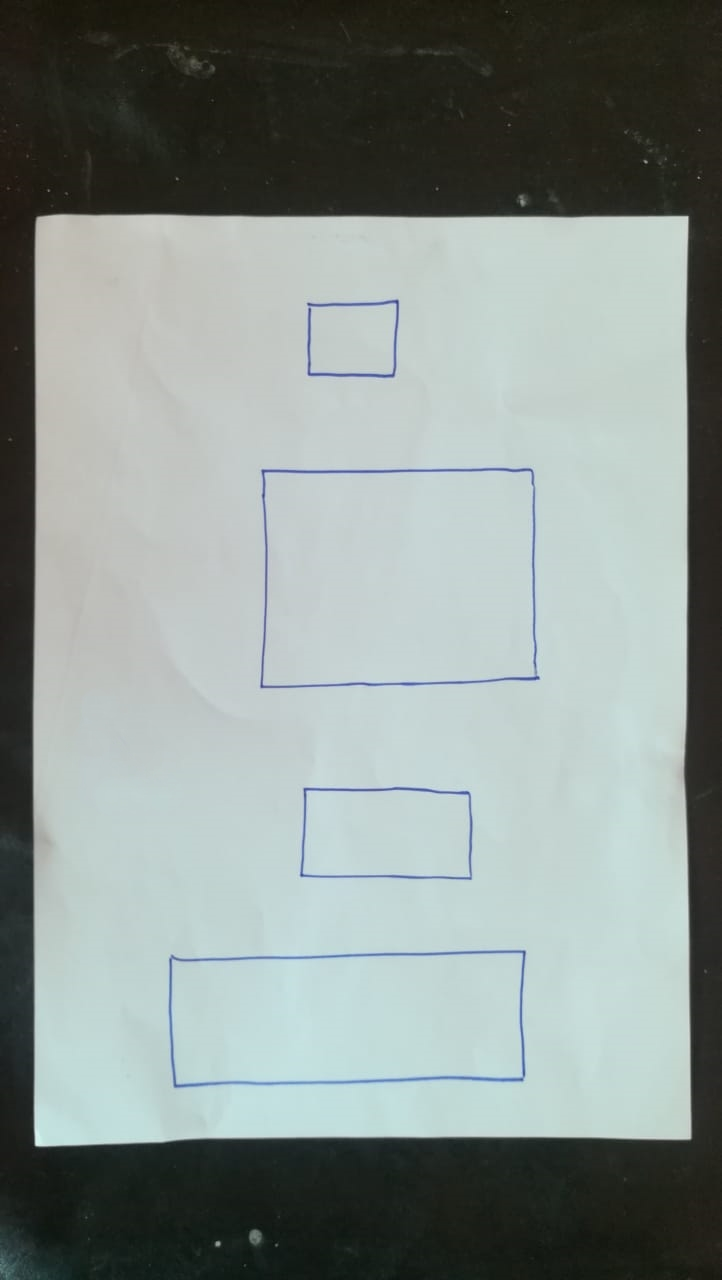
#> input picture myshapes.jpeg, 722 x 1280 px
$ python -i essentials.py   (imports and definitions only)
#> lines starting #> are read from the running program, lines starting #| are printed output that depends on the picture; after the words box and inside, x2 and y2 are one past the last pixel; in counts of white or black regions, pixels touching at a corner belong together
#> further down, picture is the input picture: shape (1280, 722, 3); mean B, G, R 144, 147.5, 137.8
import cv2
import numpy as np

def getContours(img,cThr=[100,100],showCanny=False,minArea=1000,filter=0,draw =False):
#> called with showCanny = False, minArea = 1000, filter = 0, draw = False
    imgGray = cv2.cvtColor(img,cv2.COLOR_BGR2GRAY)
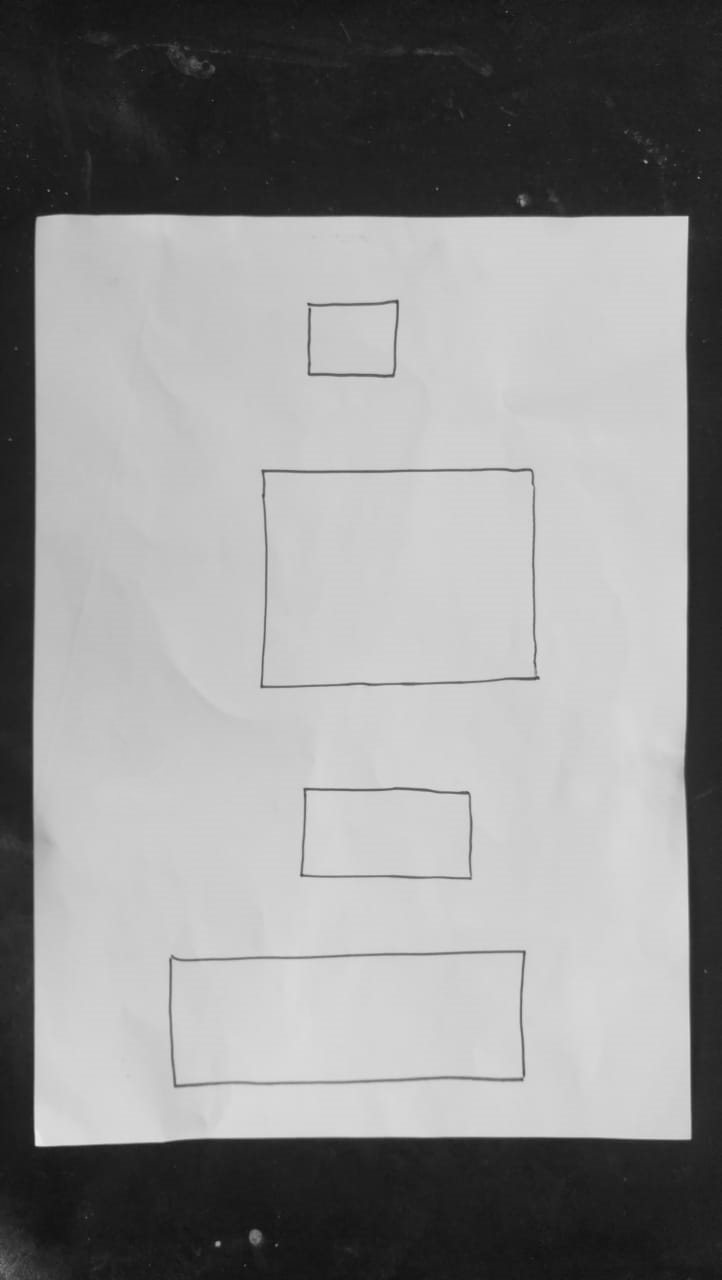
#> imgGray: shape (1280, 722); min 12, max 237, mean 144.2
    imgBlur = cv2.GaussianBlur(imgGray,(5,5),1)
    imgCanny = cv2.Canny(imgBlur,cThr[0],cThr[1])
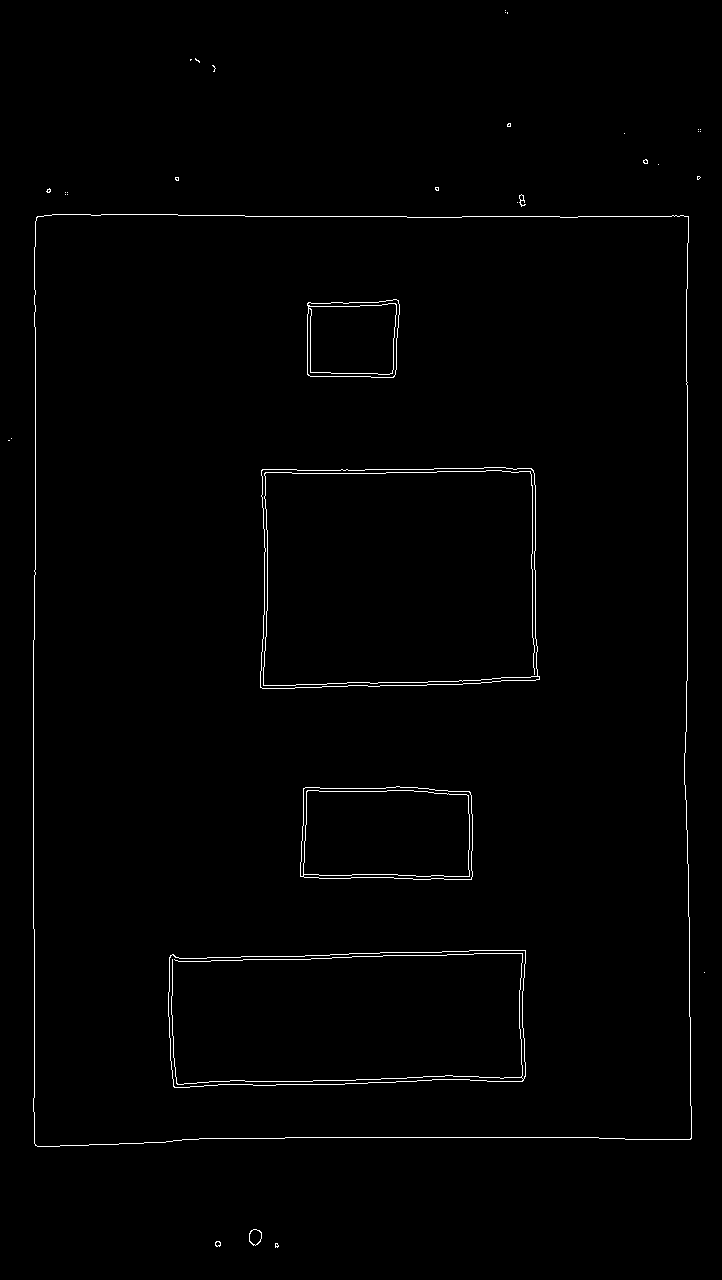
#> imgCanny: shape (1280, 722); 0.96% white in thin lines or dots
    kernel = np.ones((5,5))
    imgDial = cv2.dilate(imgCanny,kernel,iterations=3)
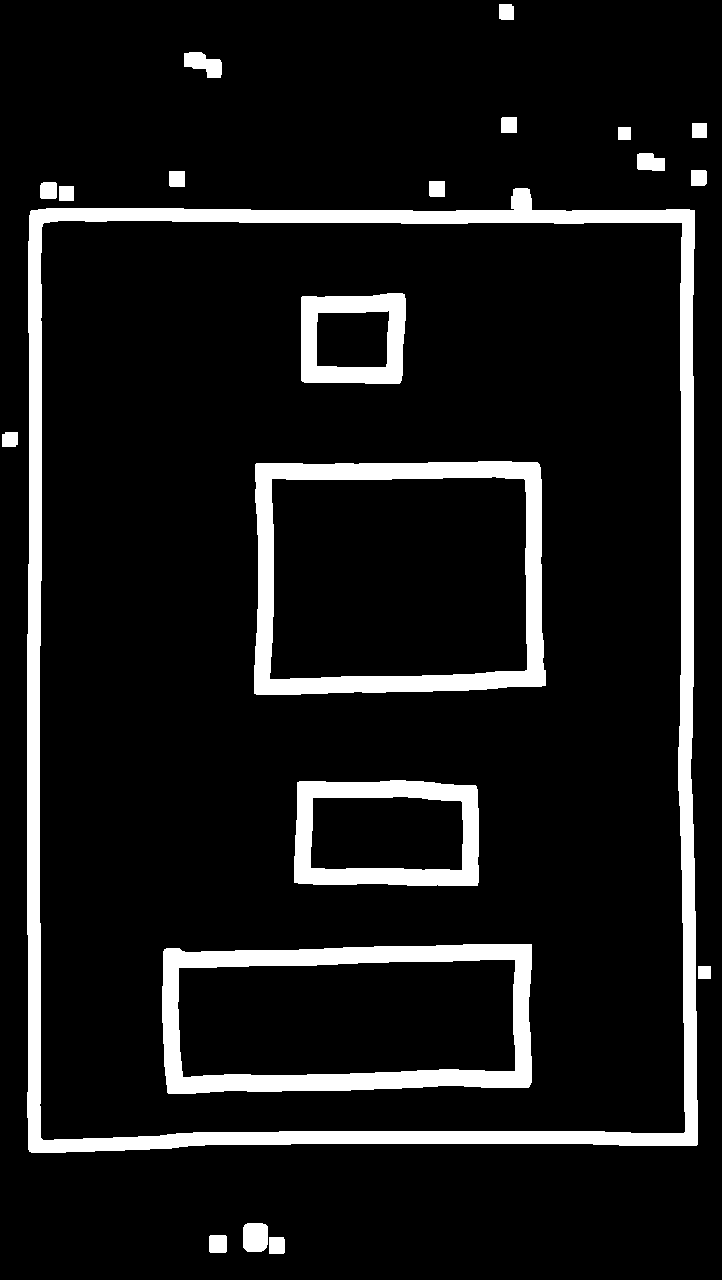
#> imgDial: shape (1280, 722); 10% white; 21 white regions, largest, box (x1, y1, x2, y2) and area: (27, 188, 698, 1153) 42095, (162, 944, 532, 1094) 15976, (254, 461, 546, 695) 15924
    imgThre = cv2.erode(imgDial,kernel,iterations=2)
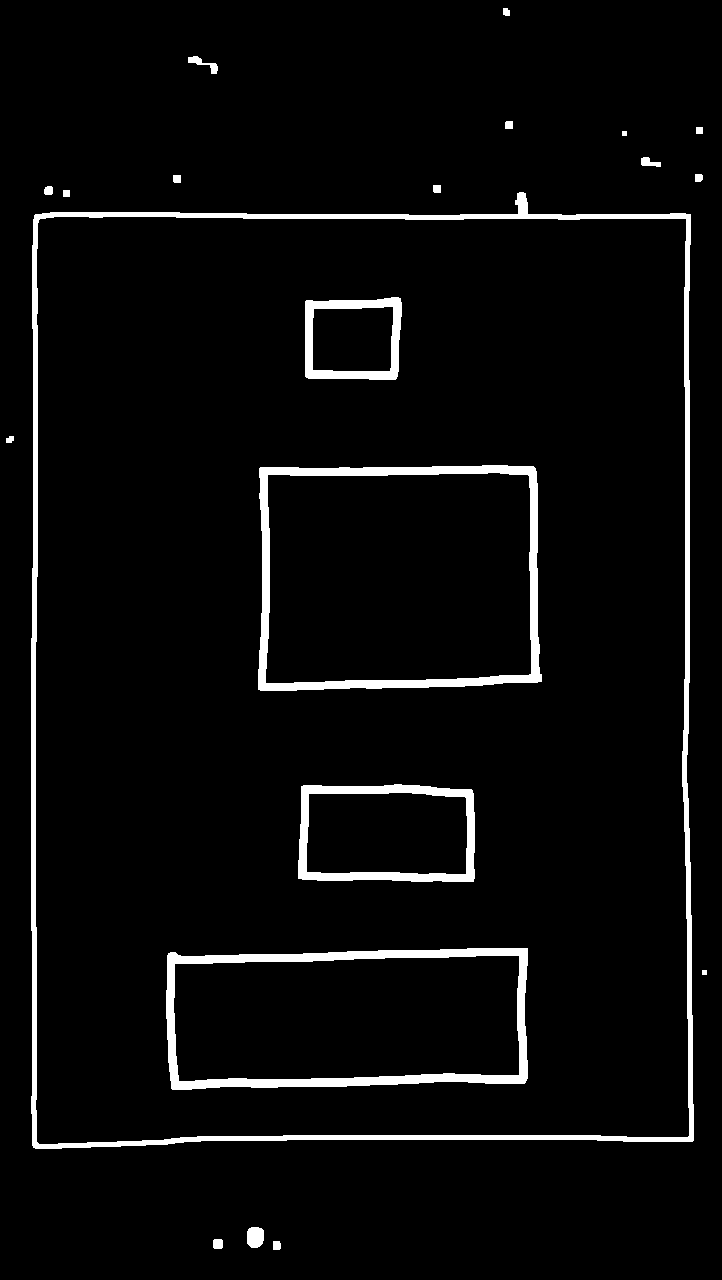
#> imgThre: shape (1280, 722); 4.4% white; 21 white regions
    if showCanny:cv2.imshow("Canny",imgThre)
    contours,hiearchy = cv2.findContours(imgThre,cv2.RETR_EXTERNAL,cv2.CHAIN_APPROX_SIMPLE)
#> contours = 17 contours, 2 with area under 20; largest, box (x1, y1, x2, y2) and area: (31, 192, 694, 1149) 609921, (247, 1227, 264, 1248) 284, (188, 56, 218, 74) 146, (641, 157, 661, 167) 100, (213, 1239, 223, 1249) 79; hiearchy = 17 rows, first 6: [1, -1, -1, -1], [2, 0, -1, -1], [3, 1, -1, -1], [4, 2, -1, -1], [5, 3, -1, -1], [6, 4, -1, -1]
    finalCountours = []
    for i in contours:
        area = cv2.contourArea(i)
        if area > minArea:
            peri = cv2.arcLength(i,True)
            approx = cv2.approxPolyDP(i,0.02*peri,True)
            bbox = cv2.boundingRect(approx)
            if filter > 0:
                if len(approx) == filter:
                    finalCountours.append([len(approx),area,approx,bbox,i])
            else:
                finalCountours.append([len(approx),area,approx,bbox,i])
#> this loop made 17 passes
#> (area, peri, approx, bbox) on pass 6: (609921, 3238.4, [[690, 214], [34, 215], [33, 1147], [693, 1140]], (33, 214, 661, 934))
#> area on passes 1, 2, 3, 5, 8, 9: 54, 79, 283.5, 33, 58.5, 48.5
#> after the loop, finalCountours = 1 item
    finalCountours = sorted(finalCountours,key = lambda x:x[1] ,reverse= True)
    if draw:
        for con in finalCountours:
            cv2.drawContours(img,con[4],-1,(0,0,255),3)
    return img, finalCountours

def reorder(myPoints):
    #print(myPoints.shape)
    myPointsNew = np.zeros_like(myPoints)
    myPoints = myPoints.reshape((4,2))
    add = myPoints.sum(1)
    myPointsNew[0] = myPoints[np.argmin(add)]
    myPointsNew[3] = myPoints[np.argmax(add)]
    diff = np.diff(myPoints,axis=1)
    myPointsNew[1]= myPoints[np.argmin(diff)]
    myPointsNew[2] = myPoints[np.argmax(diff)]
    return myPointsNew

def warpImg (img,points,w,h,pad=30):
    # print(points)
    points =reorder(points)
    pts1 = np.float32(points)
    pts2 = np.float32([[0,0],[w,0],[0,h],[w,h]])
    matrix = cv2.getPerspectiveTransform(pts1,pts2)
    imgWarp = cv2.warpPerspective(img,matrix,(w,h))
    imgWarp = imgWarp[pad:imgWarp.shape[0]-pad,pad:imgWarp.shape[1]-pad]
    return imgWarp

def findDis(pts1,pts2):
    return ((pts2[0]-pts1[0])**2 + (pts2[1]-pts1[1])**2)**0.5

>>> import cv2
>>> picture = cv2.imread('myshapes.jpeg')
>>> result = getContours(picture)
